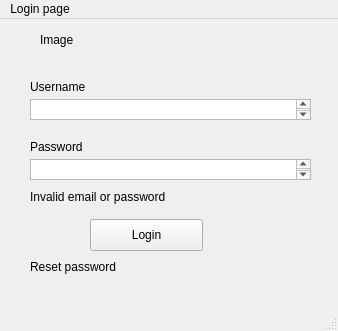
<?xml version="1.0" encoding="UTF-8"?>
<ui version="4.0">
 <class>MainWindow</class>
 <widget class="QMainWindow" name="MainWindow">
  <property name="geometry">
   <rect>
    <x>0</x>
    <y>0</y>
    <width>338</width>
    <height>331</height>
   </rect>
  </property>
  <property name="windowTitle">
   <string>MainWindow</string>
  </property>
  <widget class="QWidget" name="centralwidget">
   <widget class="QLabel" name="label">
    <property name="geometry">
     <rect>
      <x>30</x>
      <y>60</y>
      <width>81</width>
      <height>16</height>
     </rect>
    </property>
    <property name="text">
     <string>Username</string>
    </property>
   </widget>
   <widget class="QTextEdit" name="textEdit">
    <property name="geometry">
     <rect>
      <x>30</x>
      <y>80</y>
      <width>281</width>
      <height>21</height>
     </rect>
    </property>
   </widget>
   <widget class="QTextEdit" name="textEdit_2">
    <property name="geometry">
     <rect>
      <x>30</x>
      <y>140</y>
      <width>281</width>
      <height>21</height>
     </rect>
    </property>
   </widget>
   <widget class="QLabel" name="label_2">
    <property name="geometry">
     <rect>
      <x>30</x>
      <y>120</y>
      <width>81</width>
      <height>16</height>
     </rect>
    </property>
    <property name="text">
     <string>Password</string>
    </property>
   </widget>
   <widget class="QPushButton" name="pushButton">
    <property name="geometry">
     <rect>
      <x>90</x>
      <y>200</y>
      <width>113</width>
      <height>32</height>
     </rect>
    </property>
    <property name="text">
     <string>Login</string>
    </property>
   </widget>
   <widget class="QLabel" name="label_3">
    <property name="geometry">
     <rect>
      <x>30</x>
      <y>170</y>
      <width>281</width>
      <height>16</height>
     </rect>
    </property>
    <property name="text">
     <string>Invalid email or password</string>
    </property>
   </widget>
   <widget class="QLabel" name="label_4">
    <property name="geometry">
     <rect>
      <x>30</x>
      <y>240</y>
      <width>281</width>
      <height>16</height>
     </rect>
    </property>
    <property name="text">
     <string>Reset password</string>
    </property>
   </widget>
   <widget class="QLabel" name="label_5">
    <property name="geometry">
     <rect>
      <x>40</x>
      <y>0</y>
      <width>241</width>
      <height>41</height>
     </rect>
    </property>
    <property name="text">
     <string>Image</string>
    </property>
   </widget>
  </widget>
  <widget class="QMenuBar" name="menubar">
   <property name="geometry">
    <rect>
     <x>0</x>
     <y>0</y>
     <width>338</width>
     <height>24</height>
    </rect>
   </property>
   <widget class="QMenu" name="menuLogin_page">
    <property name="title">
     <string>Login page</string>
    </property>
   </widget>
   <addaction name="menuLogin_page"/>
  </widget>
  <widget class="QStatusBar" name="statusbar"/>
 </widget>
 <resources/>
 <connections/>
</ui>
